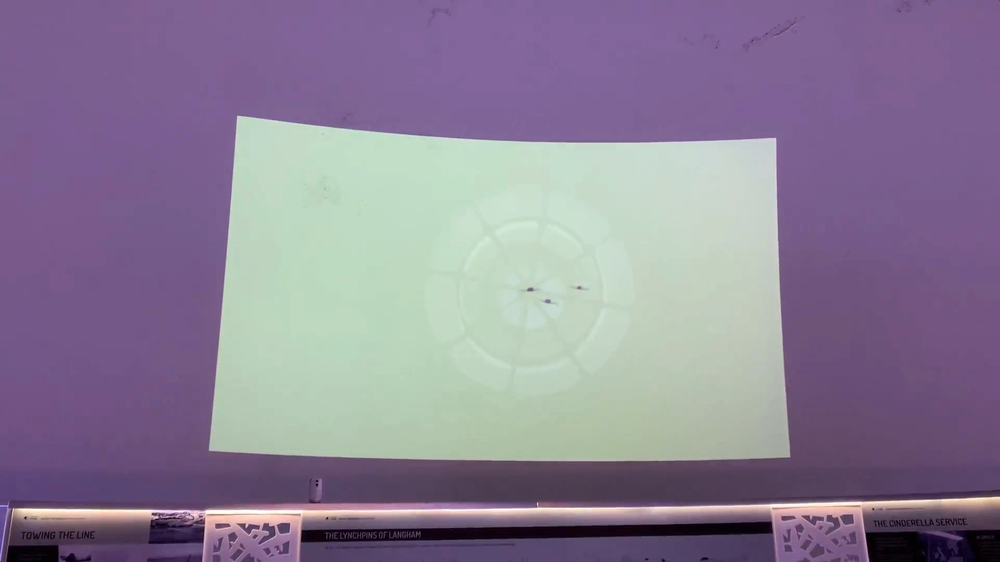
#> input picture imgs/reticule.PNG, 1000 x 562 px, shrunk from 1919 x 1079 before the run, found by its file name
$ python find_shapes.py
#> lines starting #> are read from the running program, lines starting #| are printed output that depends on the picture; after the words box and inside, x2 and y2 are one past the last pixel; in counts of white or black regions, pixels touching at a corner belong together

import cv2
import numpy as np
from matplotlib import pyplot as plt

reticule_path = ("./imgs/reticule.png")
reticule_dot_path = ("./imgs/reticuleAndDot.png")

# reading image
img = cv2.imread(reticule_path)
#> img is the input picture: shape (562, 1000, 3); mean B, G, R 149.3, 127.1, 138.5

# converting image into grayscale image
gray = cv2.cvtColor(img, cv2.COLOR_BGR2GRAY)
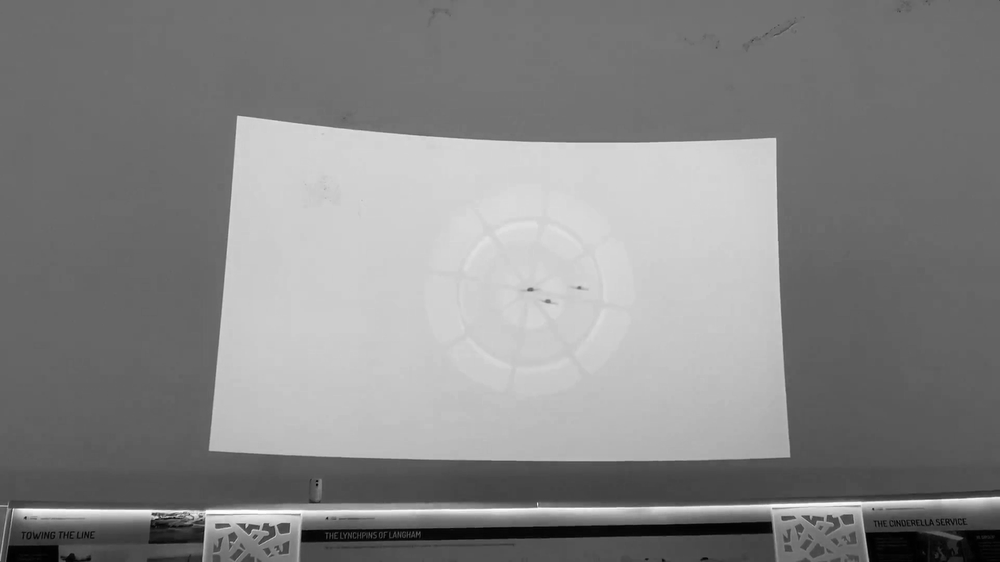
#> gray: shape (562, 1000); min 0, max 255, mean 133.1

# setting threshold of gray image
_, threshold = cv2.threshold(gray, 127, 255, cv2.THRESH_BINARY)
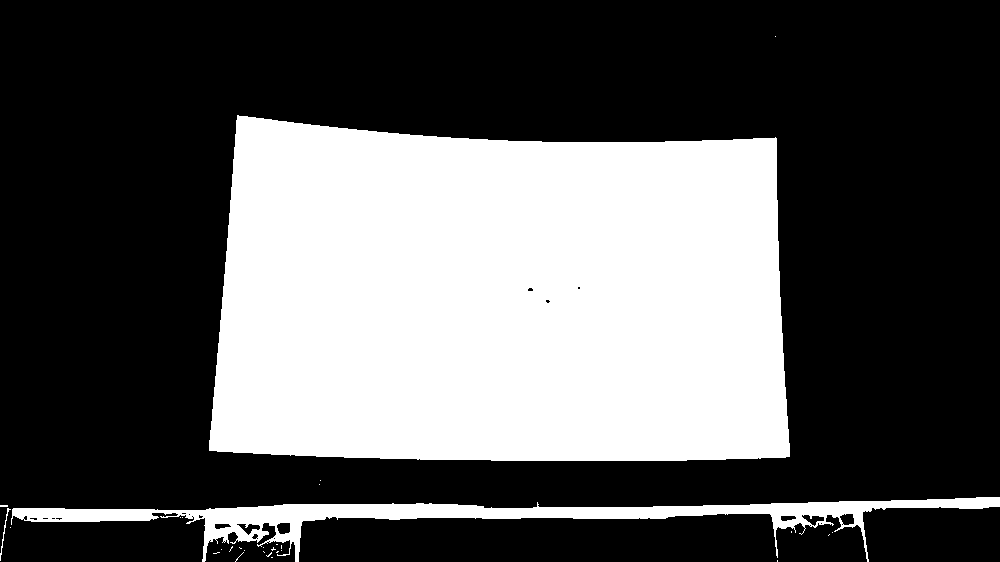
#> threshold: shape (562, 1000); 34.7% white; 29 white regions (26 under 20 px)

# using a findContours() function
contours, _ = cv2.findContours(
    threshold, cv2.RETR_TREE, cv2.CHAIN_APPROX_SIMPLE)
#> contours = 56 contours, 47 with area under 20; largest, box (x1, y1, x2, y2) and area: (209, 115, 790, 461) 180002, (11, 497, 1000, 562) 13534, (801, 514, 825, 527) 145, (236, 523, 261, 536) 144, (276, 522, 291, 535) 142

i = 0

# list for storing names of shapes
for contour in contours:

    # here we are ignoring first counter because
    # findcontour function detects whole image as shape
    if i == 0:
        i = 1
        continue

    # cv2.approxPloyDP() function to approximate the shape
    approx = cv2.approxPolyDP(
        contour, 0.01 * cv2.arcLength(contour, True), True)

    # using drawContours() function
    cv2.drawContours(img, [contour], 0, (0, 0, 255), 5)

    # finding center point of shape
    M = cv2.moments(contour)
    if M['m00'] != 0.0:
        x = int(M['m10']/M['m00'])
        y = int(M['m01']/M['m00'])

    # putting shape name at center of each shape
    if len(approx) == 3:
        cv2.putText(img, 'Triangle', (x, y),
                    cv2.FONT_HERSHEY_SIMPLEX, 0.6, (255, 255, 255), 2)

    elif len(approx) == 4:
        cv2.putText(img, 'Quadrilateral', (x, y),
                    cv2.FONT_HERSHEY_SIMPLEX, 0.6, (255, 255, 255), 2)

    elif len(approx) == 5:
        cv2.putText(img, 'Pentagon', (x, y),
                    cv2.FONT_HERSHEY_SIMPLEX, 0.6, (255, 255, 255), 2)

    elif len(approx) == 6:
        cv2.putText(img, 'Hexagon', (x, y),
                    cv2.FONT_HERSHEY_SIMPLEX, 0.6, (255, 255, 255), 2)

    else:
#> (the run stopped early here; a loop or call above may not have finished)
